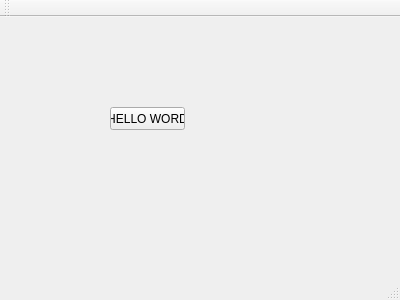
<?xml version="1.0" encoding="UTF-8"?>
<ui version="4.0">
 <class>My_Window</class>
 <widget class="QMainWindow" name="My_Window">
  <property name="geometry">
   <rect>
    <x>0</x>
    <y>0</y>
    <width>400</width>
    <height>300</height>
   </rect>
  </property>
  <property name="windowTitle">
   <string>My_Window</string>
  </property>
  <widget class="QWidget" name="centralWidget">
   <widget class="QPushButton" name="pushButton">
    <property name="geometry">
     <rect>
      <x>110</x>
      <y>90</y>
      <width>75</width>
      <height>23</height>
     </rect>
    </property>
    <property name="text">
     <string>HELLO WORD</string>
    </property>
   </widget>
  </widget>
  <widget class="QMenuBar" name="menuBar">
   <property name="geometry">
    <rect>
     <x>0</x>
     <y>0</y>
     <width>400</width>
     <height>23</height>
    </rect>
   </property>
  </widget>
  <widget class="QToolBar" name="mainToolBar">
   <attribute name="toolBarArea">
    <enum>TopToolBarArea</enum>
   </attribute>
   <attribute name="toolBarBreak">
    <bool>false</bool>
   </attribute>
  </widget>
  <widget class="QStatusBar" name="statusBar"/>
 </widget>
 <layoutdefault spacing="6" margin="11"/>
 <resources/>
 <connections/>
</ui>
